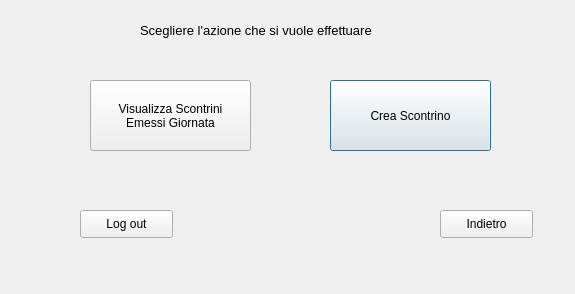
<?xml version="1.0" encoding="UTF-8"?>
<ui version="4.0">
 <class>Dialog</class>
 <widget class="QDialog" name="Dialog">
  <property name="geometry">
   <rect>
    <x>0</x>
    <y>0</y>
    <width>575</width>
    <height>294</height>
   </rect>
  </property>
  <property name="windowTitle">
   <string>Gestione Vendite</string>
  </property>
  <widget class="QPushButton" name="pushButton">
   <property name="geometry">
    <rect>
     <x>330</x>
     <y>80</y>
     <width>161</width>
     <height>71</height>
    </rect>
   </property>
   <property name="text">
    <string>Crea Scontrino</string>
   </property>
  </widget>
  <widget class="QPushButton" name="pushButton_2">
   <property name="geometry">
    <rect>
     <x>90</x>
     <y>80</y>
     <width>161</width>
     <height>71</height>
    </rect>
   </property>
   <property name="text">
    <string>Visualizza Scontrini 
Emessi Giornata</string>
   </property>
  </widget>
  <widget class="QLabel" name="label">
   <property name="geometry">
    <rect>
     <x>140</x>
     <y>20</y>
     <width>301</width>
     <height>21</height>
    </rect>
   </property>
   <property name="font">
    <font>
     <pointsize>10</pointsize>
    </font>
   </property>
   <property name="text">
    <string>Scegliere l'azione che si vuole effettuare</string>
   </property>
  </widget>
  <widget class="QPushButton" name="pushButton_3">
   <property name="geometry">
    <rect>
     <x>440</x>
     <y>210</y>
     <width>93</width>
     <height>28</height>
    </rect>
   </property>
   <property name="text">
    <string>Indietro</string>
   </property>
  </widget>
  <widget class="QPushButton" name="pushButton_4">
   <property name="geometry">
    <rect>
     <x>80</x>
     <y>210</y>
     <width>93</width>
     <height>28</height>
    </rect>
   </property>
   <property name="text">
    <string>Log out</string>
   </property>
  </widget>
 </widget>
 <resources/>
 <connections/>
</ui>
